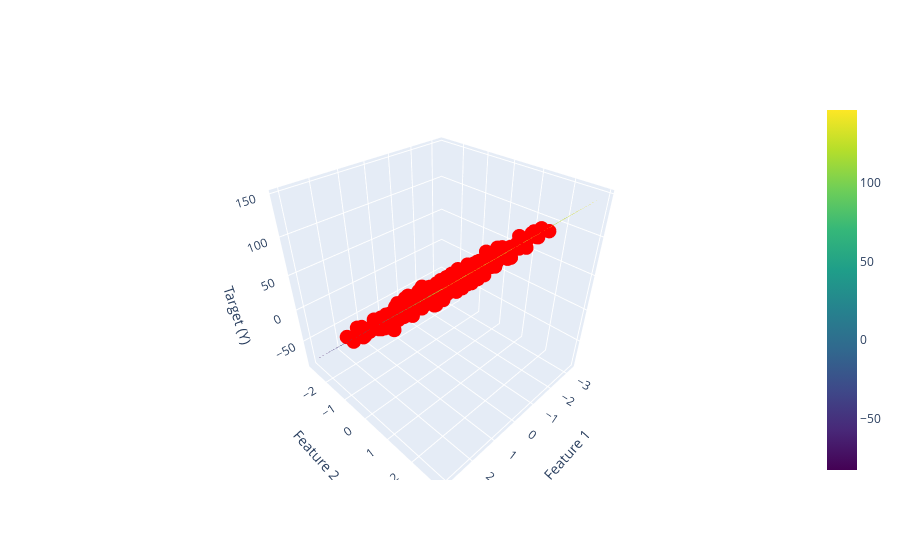

Notebook code for this chart:
### Code cell
import numpy as np
from sklearn.datasets._samples_generator import make_regression
import plotly.graph_objs as go

# Generate synthetic data
X, Y = make_regression(n_samples=1000, n_features=2, n_informative=1, noise=6, bias=30, random_state=200)


# Create a 3D scatterplot
scatter_plot = go.Figure()

# Scatter plot for data points
scatter_plot.add_trace(go.Scatter3d(x=X[:, 0], y=X[:, 1], z=Y, mode='markers', marker=dict(color='red', size=5), name='Data Points'))

# Create a meshgrid for the plane
x_plane = np.linspace(min(X[:, 0]), max(X[:, 0]), 100)
y_plane = np.linspace(min(X[:, 1]), max(X[:, 1]), 100)
x_plane, y_plane = np.meshgrid(x_plane, y_plane)
z_plane = estimated_weight[0] * x_plane + estimated_weight[1] * y_plane + estimated_bias

# Surface plot for the plane
scatter_plot.add_trace(go.Surface(x=x_plane, y=y_plane, z=z_plane, colorscale='Viridis', opacity=0.7, name='Regression Plane'))

# Update layout
scatter_plot.update_layout(scene=dict(xaxis_title='Feature 1', yaxis_title='Feature 2', zaxis_title='Target (Y)'))

# Show the plot
scatter_plot.show()

### Figure 1 — Plotly figure (JSON) as saved in the notebook; plotly's stock layout.template omitted (floating-point values rounded to 4 significant figures; data arrays with more than 128 entries replaced by an {"elided": "..."} marker saying what was removed)
{"data": [{"marker": {"color": "red", "size": 5}, "mode": "markers", "name": "Data Points", "type": "scatter3d", "x": {"elided": "1000 float values"}, "y": {"elided": "1000 float values"}, "z": {"elided": "1000 float values"}}, {"colorscale": [[0, "#440154"], [0.1111, "#482878"], [0.2222, "#3e4989"], [0.3333, "#31688e"], [0.4444, "#26828e"], [0.5556, "#1f9e89"], [0.6667, "#35b779"], [0.7778, "#6ece58"], [0.8889, "#b5de2b"], [1, "#fde725"]], "name": "Regression Plane", "opacity": 0.7, "type": "surface", "x": {"elided": "100x100 float values"}, "y": {"elided": "100x100 float values"}, "z": {"elided": "100x100 float values"}}], "layout": {"scene": {"xaxis": {"title": {"text": "Feature 1"}}, "yaxis": {"title": {"text": "Feature 2"}}, "zaxis": {"title": {"text": "Target (Y)"}}}}}
